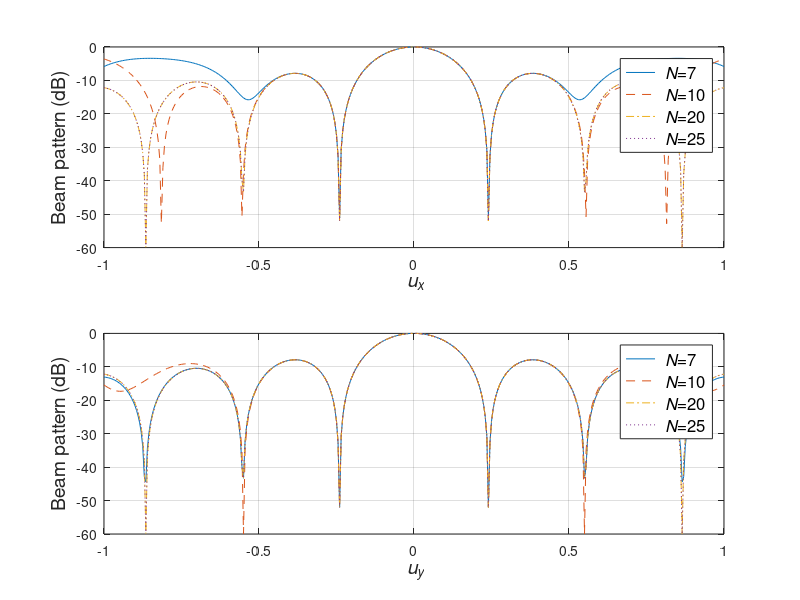

This chart was generated by the following MATLAB code:
%%%%%%%%%%%%%%%%%%%%%%%%%%%%%%%%%%%%%%%%%%%%%%%%%%%%%%%%%%%%
% Figure 4.36
% Beampatterns for a uniform circular array:
%     (a) vertical theta0=0, phi=0,pi
%     (b) vertical theta0=0, phi=pi/2,3*pi/2
% Lillian Xiaolan Xu 9/20/99	
% last updated 9/30/00 by K. Bell, 7/23/01, 9/30/01
%%%%%%%%%%%%%%%%%%%%%%%%%%%%%%%%%%%%%%%%%%%%%%%%%%%%%%%%%%%%%
%                           --------------------------                                    %
%                          Circular Ring array beampatterns                                        %
%%%%%%%%%%%%%%%%%%%%%%%%%%%%%%%%%%%%%%%%%%%%%%%%%%%%%%%%%%%%%%%%%%%%%%%%%%%%%%

clear all
close all

%%%%%%%%%%%%%%%%%%%%%%%%%%%% (a)
N=7; 
lim=-60;
ux_set=-1:0.005:1;
uy_set=0;

for x=1:size(ux_set,2)
	ux=ux_set(x);
	for y=1:size(uy_set,2)
		uy=uy_set(y);
		b0(x,y)=besselj(0,10*ux);
		p=sqrt(ux*ux+uy*uy);
		e=acos(ux/p);		
		b(x,y)=0;
		for m=-N:N
			b(x,y)=b(x,y)+j^(m*N)*exp(-i*m*N*e)*besselj(m*N,10*p);
		end
	end
end
b=b/max(max(b));
bdb=20*log10(abs(b));

for x=1:size(ux_set,2)
	for y=1:size(uy_set,2)
		if bdb(x,y)<lim
			bdb(x,y)=lim;
		end
		if sqrt(ux_set(x)^2+uy_set(y)^2)>1
			bdb(x,y)=lim;
		end;
	end
end

bdb1=bdb;
%%%%%%%%%%%%%%%%%%%

N=10;
for x=1:size(ux_set,2)
	ux=ux_set(x);
	for y=1:size(uy_set,2)
		uy=uy_set(y);
		p=sqrt(ux*ux+uy*uy);
		e=acos(ux/p);
		b(x,y)=0;
		for m=-N:N
			b(x,y)=b(x,y)+j^(m*N)*exp(-i*m*N*e)*besselj(m*N,10*p);
		end
	end
end
b=b/max(max(b));
bdb=20*log10(abs(b));

for x=1:size(ux_set,2)
	for y=1:size(uy_set,2)
		if bdb(x,y)<lim
			bdb(x,y)=lim;
		end
		if sqrt(ux_set(x)^2+uy_set(y)^2)>1
			bdb(x,y)=lim;
		end;
	end
end

bdb2=bdb;
%%%%%%%%%%%%%%%%%%%

N=20;
for x=1:size(ux_set,2)
	ux=ux_set(x);
	for y=1:size(uy_set,2)
		uy=uy_set(y);
		p=sqrt(ux*ux+uy*uy);
		e=acos(ux/p);
		b(x,y)=0;
		for m=-N:N
			b(x,y)=b(x,y)+j^(m*N)*exp(-i*m*N*e)*besselj(m*N,10*p);
		end
	end
end
b=b/max(max(b));
bdb=20*log10(abs(b));

for x=1:size(ux_set,2)
	for y=1:size(uy_set,2)
		if bdb(x,y)<lim
			bdb(x,y)=lim;
		end
		if sqrt(ux_set(x)^2+uy_set(y)^2)>1
			bdb(x,y)=lim;
		end;
	end
end
bdb3=bdb;
%%%%%%%%%%%%%%%%%%%

N=25;
for x=1:size(ux_set,2)
	ux=ux_set(x);
	for y=1:size(uy_set,2)
		uy=uy_set(y);
		p=sqrt(ux*ux+uy*uy);
		e=acos(ux/p);
		b(x,y)=0;
		for m=-N:N
			b(x,y)=b(x,y)+j^(m*N)*exp(-i*m*N*e)*besselj(m*N,10*p);
		end
	end
end
b=b/max(max(b));
bdb=20*log10(abs(b));

for x=1:size(ux_set,2)
	for y=1:size(uy_set,2)
		if bdb(x,y)<lim
			bdb(x,y)=lim;
		end
		if sqrt(ux_set(x)^2+uy_set(y)^2)>1
			bdb(x,y)=lim;
		end;
	end
end

figure
subplot(2,1,1)
plot(ux_set,bdb1,'-',ux_set,bdb2,'--',ux_set,bdb3,'-.',ux_set,bdb,':')
axis([-1 1 lim 0])
h=legend('{\it N}=7','{\it N}=10','{\it N}=20','{\it N}=25');
set(h,'Fontsize',12)
xlabel(['\it u_x'],'Fontsize',14); %  ( theta=',num2str(theta),' degrees)'])
ylabel('Beam pattern (dB)','Fontsize',14)
grid on
%%%%%%%%%%%%%%%%%%%%%%%%%%%%%%%%%% (b)

clear
N=7;
lim=-60;
uy_set=-1:0.005:1;
ux_set=0;

for y=1:size(uy_set,2)
    uy=uy_set(y);
    for x=1:size(ux_set,2)
        ux=ux_set(x);
        b0(x,y)=besselj(0,10*uy);
        p=sqrt(ux*ux+uy*uy);
        e=acos(ux/p);
        b(x,y)=0;
        for m=-N:N
            b(x,y)=b(x,y)+j^(m*N)*exp(-i*m*N*e)*besselj(m*N,10*p);
        end
    end
end
b=b/max(max(b));
bdb=20*log10(abs(b));

for x=1:size(ux_set,2)
    for y=1:size(uy_set,2)
        if bdb(x,y)<lim
            bdb(x,y)=lim;
        end
        if sqrt(ux_set(x)^2+uy_set(y)^2)>1
            bdb(x,y)=lim;
        end;
    end
end

bdb1=bdb;
%%%%%%%%%%%%%%%%%%%

N=10;
for x=1:size(ux_set,2)
    ux=ux_set(x);
    for y=1:size(uy_set,2)
        uy=uy_set(y);
        p=sqrt(ux*ux+uy*uy);
        e=acos(ux/p);
        b(x,y)=0;
        for m=-N:N
            b(x,y)=b(x,y)+j^(m*N)*exp(-i*m*N*e)*besselj(m*N,10*p);
        end
    end
end
b=b/max(max(b));
bdb=20*log10(abs(b));

for x=1:size(ux_set,2)
    for y=1:size(uy_set,2)
        if bdb(x,y)<lim
            bdb(x,y)=lim;
        end
        if sqrt(ux_set(x)^2+uy_set(y)^2)>1
            bdb(x,y)=lim;
        end;
    end
end
bdb2=bdb;
%%%%%%%%%%%%%%%%%%%

N=20;
for x=1:size(ux_set,2)
    ux=ux_set(x);
    for y=1:size(uy_set,2)
        uy=uy_set(y);
        p=sqrt(ux*ux+uy*uy);
        e=acos(ux/p);
        b(x,y)=0;
        for m=-N:N
            b(x,y)=b(x,y)+j^(m*N)*exp(-i*m*N*e)*besselj(m*N,10*p);
        end
    end
end
b=b/max(max(b));
bdb=20*log10(abs(b));

for x=1:size(ux_set,2)
    for y=1:size(uy_set,2)
        if bdb(x,y)<lim
            bdb(x,y)=lim;
        end
        if sqrt(ux_set(x)^2+uy_set(y)^2)>1
            bdb(x,y)=lim;
        end;
    end
end
bdb3=bdb;
%%%%%%%%%%%%%%%%%%%

N=25;
for x=1:size(ux_set,2)
    ux=ux_set(x);
    for y=1:size(uy_set,2)
        uy=uy_set(y);
        p=sqrt(ux*ux+uy*uy);
        e=acos(ux/p);        
        b(x,y)=0;
        for m=-N:N
            b(x,y)=b(x,y)+j^(m*N)*exp(-i*m*N*e)*besselj(m*N,10*p);
        end
    end
end
b=b/max(max(b));
bdb=20*log10(abs(b));

for x=1:size(ux_set,2)
    for y=1:size(uy_set,2)
        if bdb(x,y)<lim
            bdb(x,y)=lim;
        end
        if sqrt(ux_set(x)^2+uy_set(y)^2)>1
            bdb(x,y)=lim;
        end;
    end
end

subplot(2,1,2)
plot(uy_set,bdb1,uy_set,bdb2,'--',uy_set,bdb3,'-.',uy_set,bdb,':')
axis([-1 1 lim 0])
h=legend('{\it N}=7','{\it N}=10','{\it N}=20','{\it N}=25');
set(h,'Fontsize',12)
xlabel(['\it u_y'],'Fontsize',14); %  ( theta=',num2str(theta),' degrees)'])
ylabel('Beam pattern (dB)','Fontsize',14)
grid on
